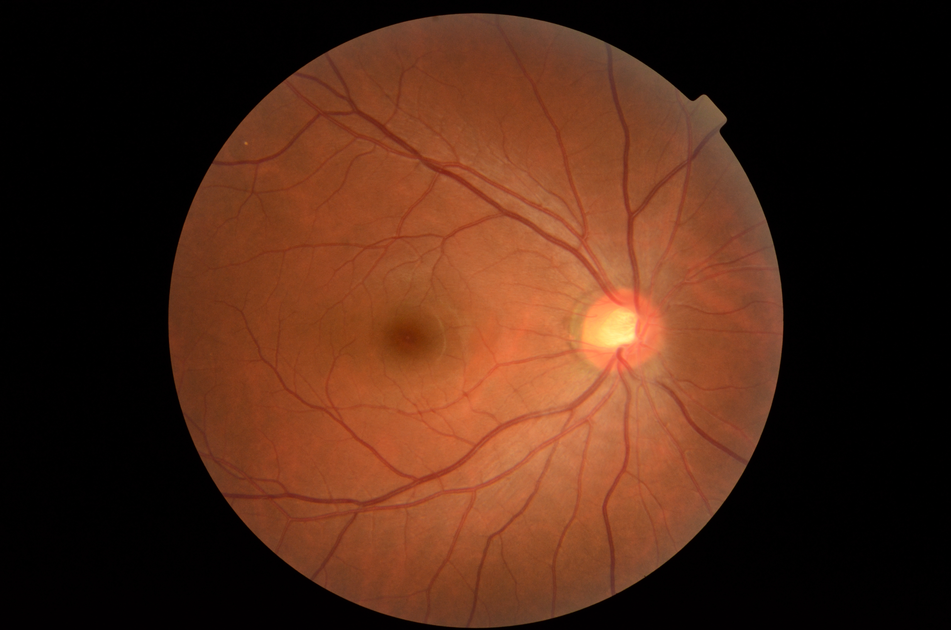
#> input picture Image Exposure/images/Fundus_Images/normal/NL_002.png, 951 x 630 px, shrunk from 2464 x 1632 before the run, found by its file name
$ jupyter execute 'Exposure Analysis.ipynb'
#> lines starting #> are read from the running program, lines starting #| are printed output that depends on the picture
[cell 1]
import cv2 as cv
import matplotlib.pyplot as plt
import numpy as np

[cell 2]
normal_img = plt.imread('C:/Users/Asus/OneDrive/Documents/MyWebProjects/Image Processing/Image Exposure/images/normal/NL_002.png')
#> normal_img is the input picture: shape (630, 951, 3) float32; mean R, G, B 0.297, 0.154, 0.0871
over_exposed_img = plt.imread('C:/Users/Asus/OneDrive/Documents/MyWebProjects/Image Processing/Image Exposure/images/overexposed/NL_002.png')
under_exposed_img = plt.imread('C:/Users/Asus/OneDrive/Documents/MyWebProjects/Image Processing/Image Exposure/images/underexposed/NL_002.png')
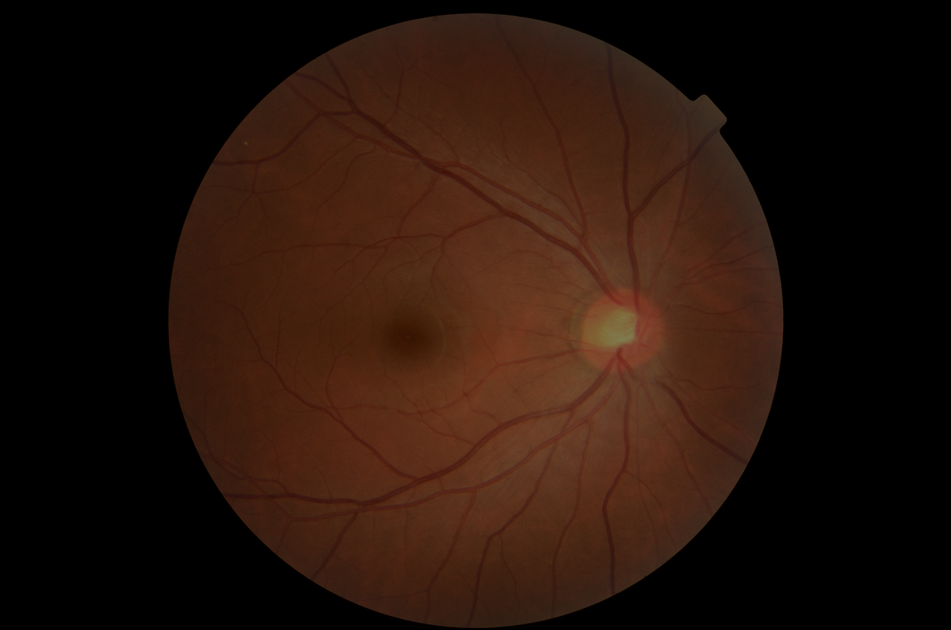
#> input picture Image Exposure/images/Fundus_Images/underexposed/NL_002.png, 951 x 630 px, shrunk from 2464 x 1632 before the run, found by its file name
#> under_exposed_img is the input picture: shape (630, 951, 4) float32; mean R, G, B, A 0.148, 0.076, 0.0427, 1

normal_img2 = plt.imread('C:/Users/Asus/OneDrive/Documents/MyWebProjects/Image Processing/Image Exposure/images/normal/NL_005.png')
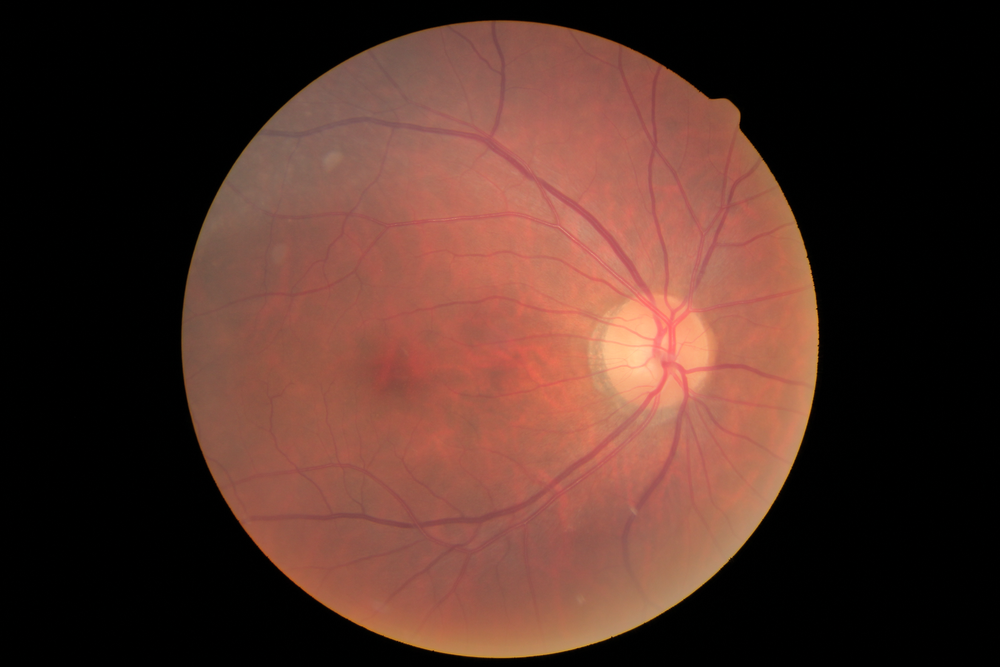
#> input picture Image Exposure/images/Fundus_Images/normal/NL_005.png, 1000 x 667 px, shrunk from 2592 x 1728 before the run, found by its file name
#> normal_img2 is the input picture: shape (667, 1000, 3) float32; mean R, G, B 0.319, 0.192, 0.157
over_exposed_img2 = plt.imread('C:/Users/Asus/OneDrive/Documents/MyWebProjects/Image Processing/Image Exposure/images/overexposed/NL_005.png')
under_exposed_img2 = plt.imread('C:/Users/Asus/OneDrive/Documents/MyWebProjects/Image Processing/Image Exposure/images/underexposed/NL_005.png')
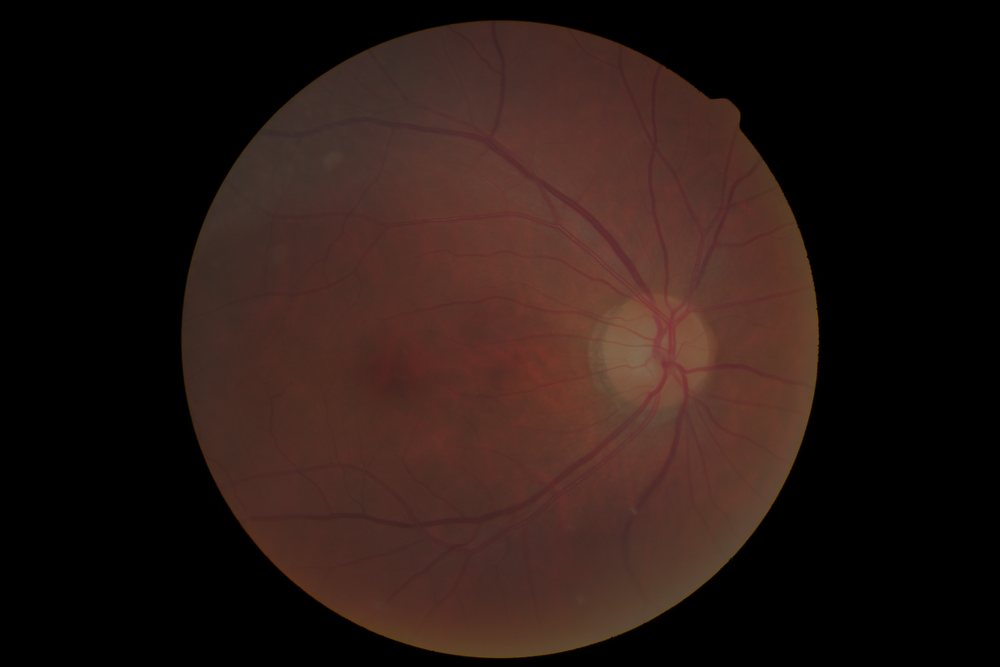
#> input picture Image Exposure/images/Fundus_Images/underexposed/NL_005.png, 1000 x 667 px, shrunk from 2592 x 1728 before the run, found by its file name
#> under_exposed_img2 is the input picture: shape (667, 1000, 4) float32; mean R, G, B, A 0.159, 0.0949, 0.0776, 1

normal_img3 = plt.imread('C:/Users/Asus/OneDrive/Documents/MyWebProjects/Image Processing/Image Exposure/images/normal/NL_009.png')
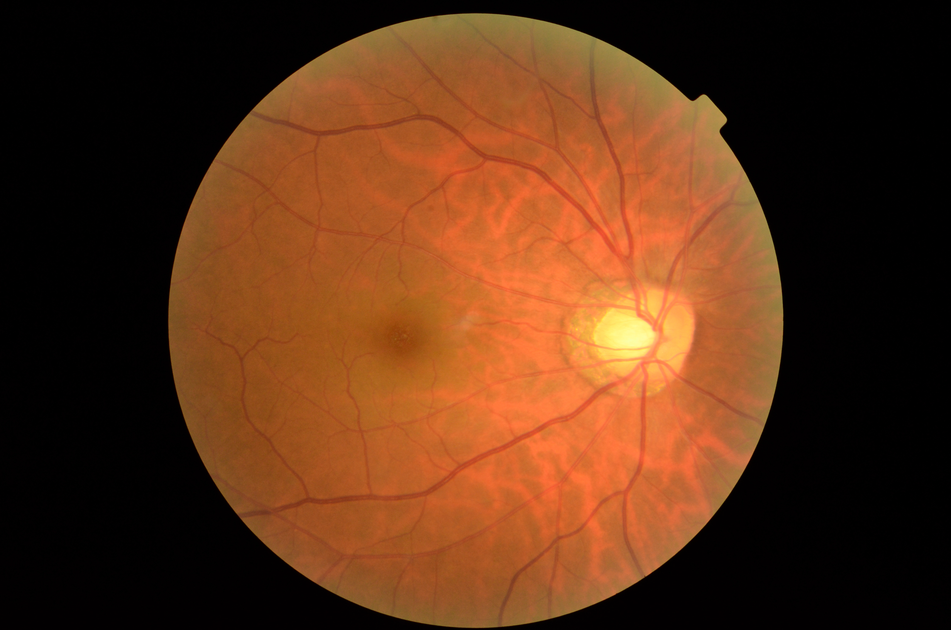
#> input picture Image Exposure/images/Fundus_Images/normal/NL_009.png, 951 x 630 px, shrunk from 2464 x 1632 before the run, found by its file name
#> normal_img3 is the input picture: shape (630, 951, 3) float32; mean R, G, B 0.36, 0.195, 0.0906
over_exposed_img3 = plt.imread('C:/Users/Asus/OneDrive/Documents/MyWebProjects/Image Processing/Image Exposure/images/overexposed/NL_009.png')
under_exposed_img3 = plt.imread('C:/Users/Asus/OneDrive/Documents/MyWebProjects/Image Processing/Image Exposure/images/underexposed/NL_009.png')
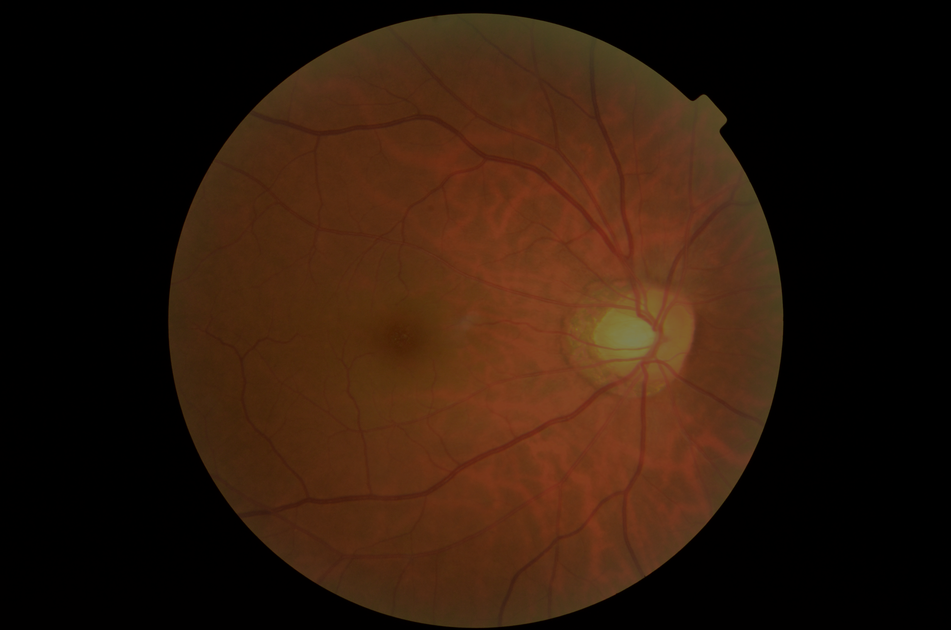
#> input picture Image Exposure/images/Fundus_Images/underexposed/NL_009.png, 951 x 630 px, shrunk from 2464 x 1632 before the run, found by its file name
#> under_exposed_img3 is the input picture: shape (630, 951, 4) float32; mean R, G, B, A 0.179, 0.0964, 0.0443, 1

[cell 3]
normal_grayscale = cv.cvtColor(normal_img,cv.COLOR_RGB2GRAY)
over_exposed_grayscale = cv.cvtColor(over_exposed_img,cv.COLOR_RGB2GRAY)
under_exposed_grayscale = cv.cvtColor(under_exposed_img,cv.COLOR_RGB2GRAY)

normal_grayscale2 = cv.cvtColor(normal_img2,cv.COLOR_RGB2GRAY)
over_exposed_grayscale2 = cv.cvtColor(over_exposed_img2,cv.COLOR_RGB2GRAY)
under_exposed_grayscale2 = cv.cvtColor(under_exposed_img2,cv.COLOR_RGB2GRAY)

normal_grayscale3 = cv.cvtColor(normal_img3,cv.COLOR_RGB2GRAY)
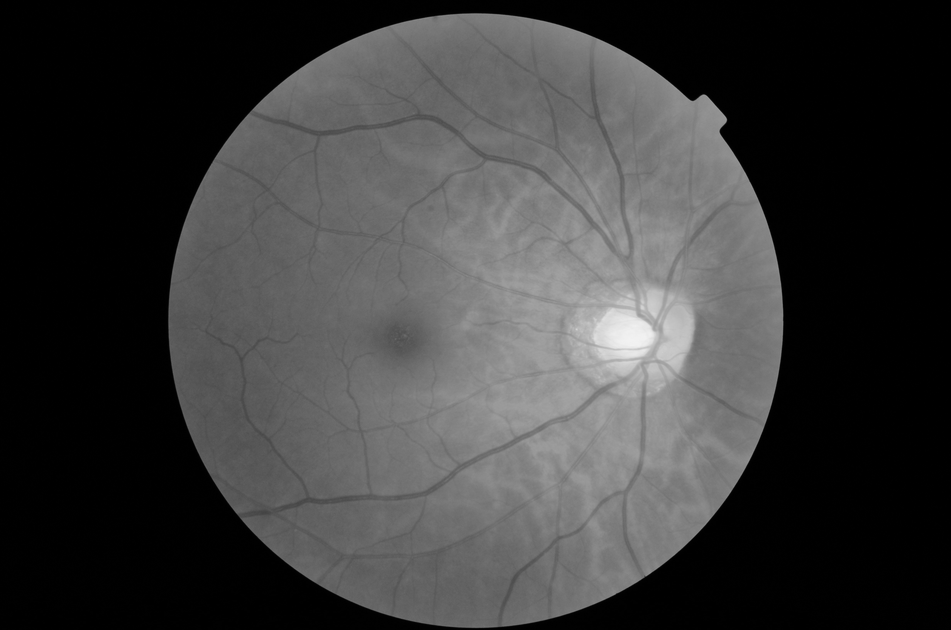
#> normal_grayscale3: shape (630, 951) float32; min 0, max 0.953, mean 0.232
over_exposed_grayscale3 = cv.cvtColor(over_exposed_img3,cv.COLOR_RGB2GRAY)
under_exposed_grayscale3 = cv.cvtColor(under_exposed_img3,cv.COLOR_RGB2GRAY)
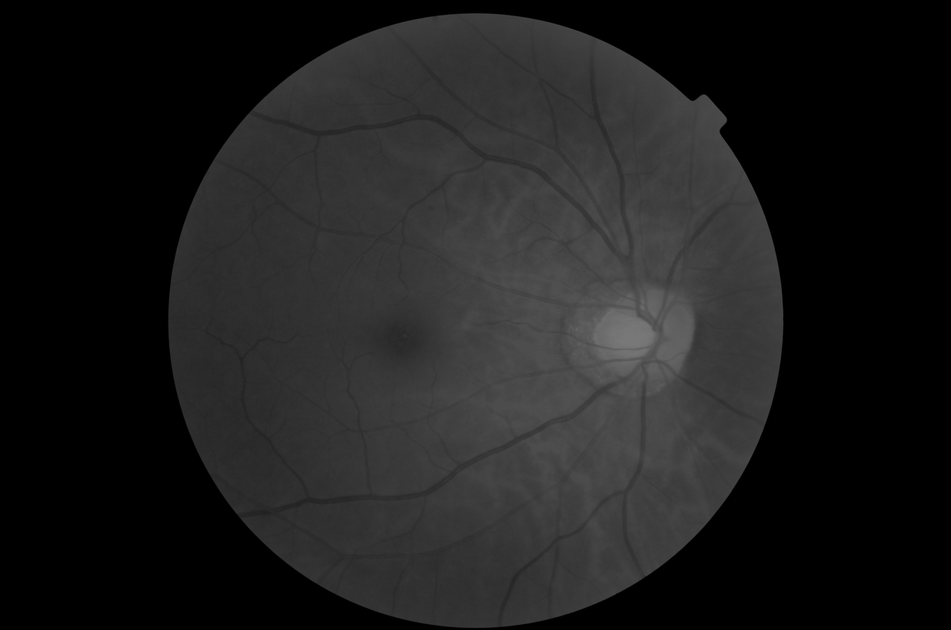
#> under_exposed_grayscale3: shape (630, 951) float32; min 0, max 0.476, mean 0.115

[cell 4]
h,w = normal_grayscale.shape
#> h = 630; w = 951

[cell 5]
plt.figure(figsize=(30,50))

plt.subplot(9,2,1)
plt.title('Normal')
plt.imshow(normal_grayscale, cmap = 'gray')

plt.subplot(9, 2, 2)
plt.hist(normal_grayscale.ravel(),  range=[0,1], histtype='bar',align='mid',orientation='vertical');

plt.subplot(9,2,3)
plt.title('Normal')
plt.imshow(normal_grayscale2, cmap = 'gray')

plt.subplot(9, 2, 4)
plt.hist(normal_grayscale2.ravel(),  range=[0,1],  histtype='bar',align='mid',orientation='vertical');

plt.subplot(9,2,5)
plt.title('Normal')
plt.imshow(normal_grayscale3, cmap = 'gray')

plt.subplot(9, 2, 6)
plt.hist(normal_grayscale3.ravel(), range=[0,1], histtype='bar',align='mid',orientation='vertical');


plt.subplot(9,2,7)
plt.title('OverExposed')
plt.imshow(over_exposed_grayscale, cmap = 'gray')

plt.subplot(9, 2, 8)
plt.hist(over_exposed_grayscale.ravel(), range=[0,1], histtype='bar',align='mid',orientation='vertical');


plt.subplot(9,2,9)
plt.title('OverExposed')
plt.imshow(over_exposed_grayscale2, cmap = 'gray')

plt.subplot(9, 2, 10)
plt.hist(over_exposed_grayscale2.ravel(), range=[0,1], histtype='bar',align='mid',orientation='vertical',);


plt.subplot(9,2,11)
plt.title('OverExposed')
plt.imshow(over_exposed_grayscale3, cmap = 'gray')

plt.subplot(9, 2, 12)
plt.hist(over_exposed_grayscale3.ravel(), range=[0,1], histtype='bar',align='mid',orientation='vertical');


plt.subplot(9,2,13)
plt.title('UnderExposed')
plt.imshow(under_exposed_grayscale, cmap = 'gray')

plt.subplot(9, 2, 14)
plt.hist(under_exposed_grayscale.ravel(), range=[0,1], histtype='bar',align='mid',orientation='vertical');

plt.subplot(9,2,15)
plt.title('UnderExposed')
plt.imshow(under_exposed_grayscale2, cmap = 'gray')

plt.subplot(9, 2, 16)
plt.hist(under_exposed_grayscale2.ravel(), range=[0,1], histtype='bar',align='mid',orientation='vertical');


plt.subplot(9,2,17)
plt.title('UnderExposed')
plt.imshow(under_exposed_grayscale3, cmap = 'gray')

plt.subplot(9, 2, 18)
plt.hist(under_exposed_grayscale3.ravel(), range=[0,1],  histtype='bar',align='mid',orientation='vertical');

plt.show()
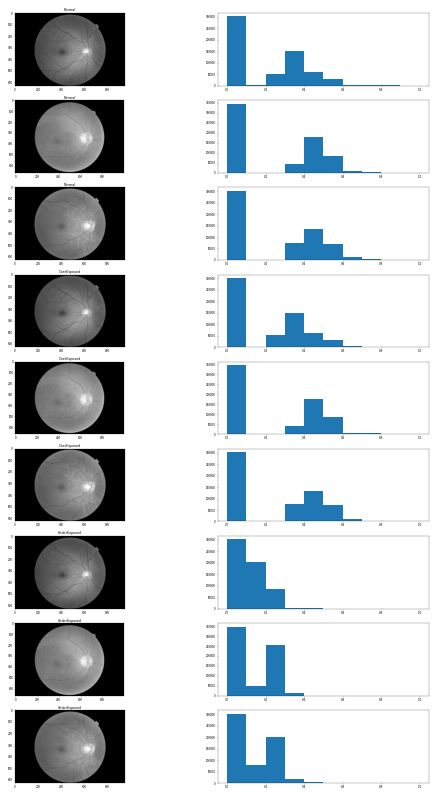
#> figure drawn by matplotlib, 18 panels; panel 2: tallest bar 301275 high, from x = 0 to 0.1; panel 4: tallest bar 346580 high, from x = 0 to 0.1; panel 6: tallest bar 301064 high, from x = 0 to 0.1; panel 8: tallest bar 301275 high, from x = 0 to 0.1
